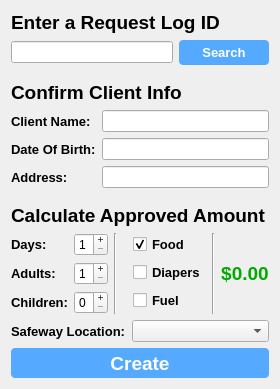
       <widget class="QWidget" name="fvTab">
        <attribute name="icon">
         <iconset resource="../Resources/resource.qrc">
          <normaloff>:/Images/cart.png</normaloff>:/Images/cart.png</iconset>
        </attribute>
        <attribute name="title">
         <string>Food Voucher</string>
        </attribute>
        <layout class="QVBoxLayout" name="verticalLayout_5">
         <item>
          <widget class="QLabel" name="searchLabel_2">
           <property name="font">
            <font>
             <pointsize>14</pointsize>
             <weight>75</weight>
             <bold>true</bold>
            </font>
           </property>
           <property name="text">
            <string>Enter a Request Log ID</string>
           </property>
          </widget>
         </item>
         <item>
          <layout class="QHBoxLayout" name="horizontalLayout_3">
           <item>
            <widget class="QLineEdit" name="searchLine_2">
             <property name="styleSheet">
              <string notr="true"/>
             </property>
             <property name="text">
              <string/>
             </property>
             <property name="placeholderText">
              <string/>
             </property>
            </widget>
           </item>
           <item>
            <widget class="QPushButton" name="searchButtonFV">
             <property name="minimumSize">
              <size>
               <width>90</width>
               <height>25</height>
              </size>
             </property>
             <property name="font">
              <font>
               <family>Arial</family>
               <pointsize>10</pointsize>
               <weight>75</weight>
               <italic>false</italic>
               <bold>true</bold>
               <kerning>true</kerning>
              </font>
             </property>
             <property name="styleSheet">
              <string notr="true">QPushButton:pressed { 
	border-radius: 4px; 
	background-color: rgb(66, 133, 200);
}

QPushButton {
    border: none;
	border-radius: 4px;
	background-color: rgb(85, 170, 255);
	font: 75 10pt &quot;Arial&quot;; 
	color: rgb(255, 255, 255);	
	font-weight: bold;
}</string>
             </property>
             <property name="text">
              <string>Search</string>
             </property>
             <property name="autoDefault">
              <bool>false</bool>
             </property>
             <property name="default">
              <bool>false</bool>
             </property>
             <property name="flat">
              <bool>false</bool>
             </property>
            </widget>
           </item>
          </layout>
         </item>
         <item>
          <spacer name="horizontalSpacer_4">
           <property name="orientation">
            <enum>Qt::Horizontal</enum>
           </property>
           <property name="sizeHint" stdset="0">
            <size>
             <width>40</width>
             <height>10</height>
            </size>
           </property>
          </spacer>
         </item>
         <item>
          <widget class="QLabel" name="confirmLabel_2">
           <property name="font">
            <font>
             <pointsize>14</pointsize>
             <weight>75</weight>
             <bold>true</bold>
            </font>
           </property>
           <property name="text">
            <string>Confirm Client Info</string>
           </property>
          </widget>
         </item>
         <item>
          <layout class="QHBoxLayout" name="horizontalLayout_4">
           <item>
            <layout class="QVBoxLayout" name="verticalLayout_3">
             <item>
              <widget class="QLabel" name="nameLabel_2">
               <property name="font">
                <font>
                 <pointsize>10</pointsize>
                 <weight>75</weight>
                 <bold>true</bold>
                </font>
               </property>
               <property name="text">
                <string>Client Name:</string>
               </property>
              </widget>
             </item>
             <item>
              <widget class="QLabel" name="dobLabel_2">
               <property name="font">
                <font>
                 <pointsize>10</pointsize>
                 <weight>75</weight>
                 <bold>true</bold>
                </font>
               </property>
               <property name="text">
                <string>Date Of Birth:</string>
               </property>
              </widget>
             </item>
             <item>
              <widget class="QLabel" name="addressLabel">
               <property name="font">
                <font>
                 <pointsize>10</pointsize>
                 <weight>75</weight>
                 <bold>true</bold>
                </font>
               </property>
               <property name="text">
                <string>Address:</string>
               </property>
              </widget>
             </item>
            </layout>
           </item>
           <item>
            <layout class="QVBoxLayout" name="verticalLayout_4">
             <item>
              <widget class="QLineEdit" name="nameLineFV">
               <property name="font">
                <font>
                 <pointsize>8</pointsize>
                 <italic>false</italic>
                 <stylestrategy>PreferAntialias</stylestrategy>
                </font>
               </property>
               <property name="styleSheet">
                <string notr="true"/>
               </property>
               <property name="readOnly">
                <bool>true</bool>
               </property>
              </widget>
             </item>
             <item>
              <widget class="QLineEdit" name="dobLineFV">
               <property name="font">
                <font>
                 <pointsize>8</pointsize>
                 <italic>false</italic>
                 <stylestrategy>PreferAntialias</stylestrategy>
                </font>
               </property>
               <property name="styleSheet">
                <string notr="true"/>
               </property>
               <property name="readOnly">
                <bool>true</bool>
               </property>
              </widget>
             </item>
             <item>
              <widget class="QLineEdit" name="addressLineFV">
               <property name="sizePolicy">
                <sizepolicy hsizetype="Expanding" vsizetype="Fixed">
                 <horstretch>0</horstretch>
                 <verstretch>0</verstretch>
                </sizepolicy>
               </property>
               <property name="font">
                <font>
                 <pointsize>8</pointsize>
                 <italic>false</italic>
                 <stylestrategy>PreferAntialias</stylestrategy>
                </font>
               </property>
               <property name="styleSheet">
                <string notr="true"/>
               </property>
               <property name="readOnly">
                <bool>true</bool>
               </property>
              </widget>
             </item>
            </layout>
           </item>
          </layout>
         </item>
         <item>
          <spacer name="horizontalSpacer_5">
           <property name="orientation">
            <enum>Qt::Horizontal</enum>
           </property>
           <property name="sizeHint" stdset="0">
            <size>
             <width>40</width>
             <height>10</height>
            </size>
           </property>
          </spacer>
         </item>
         <item>
          <widget class="QLabel" name="confirmLabel_3">
           <property name="font">
            <font>
             <pointsize>14</pointsize>
             <weight>75</weight>
             <bold>true</bold>
            </font>
           </property>
           <property name="text">
            <string>Calculate Approved Amount</string>
           </property>
          </widget>
         </item>
         <item>
          <layout class="QHBoxLayout" name="horizontalLayout_14">
           <item>
            <layout class="QVBoxLayout" name="verticalLayout_13">
             <item>
              <layout class="QHBoxLayout" name="horizontalLayout_15">
               <item>
                <widget class="QLabel" name="daysLabel_4">
                 <property name="font">
                  <font>
                   <pointsize>10</pointsize>
                   <weight>75</weight>
                   <bold>true</bold>
                  </font>
                 </property>
                 <property name="text">
                  <string>Days:</string>
                 </property>
                </widget>
               </item>
               <item>
                <widget class="QSpinBox" name="daysSpinBox">
                 <property name="sizePolicy">
                  <sizepolicy hsizetype="Fixed" vsizetype="Fixed">
                   <horstretch>0</horstretch>
                   <verstretch>0</verstretch>
                  </sizepolicy>
                 </property>
                 <property name="styleSheet">
                  <string notr="true"/>
                 </property>
                 <property name="buttonSymbols">
                  <enum>QAbstractSpinBox::PlusMinus</enum>
                 </property>
                 <property name="minimum">
                  <number>1</number>
                 </property>
                 <property name="maximum">
                  <number>4</number>
                 </property>
                </widget>
               </item>
              </layout>
             </item>
             <item>
              <layout class="QHBoxLayout" name="horizontalLayout_16">
               <item>
                <widget class="QLabel" name="daysLabel_5">
                 <property name="font">
                  <font>
                   <pointsize>10</pointsize>
                   <weight>75</weight>
                   <bold>true</bold>
                  </font>
                 </property>
                 <property name="text">
                  <string>Adults:</string>
                 </property>
                </widget>
               </item>
               <item>
                <widget class="QSpinBox" name="adultsSpinBox">
                 <property name="sizePolicy">
                  <sizepolicy hsizetype="Fixed" vsizetype="Fixed">
                   <horstretch>0</horstretch>
                   <verstretch>0</verstretch>
                  </sizepolicy>
                 </property>
                 <property name="styleSheet">
                  <string notr="true"/>
                 </property>
                 <property name="buttonSymbols">
                  <enum>QAbstractSpinBox::PlusMinus</enum>
                 </property>
                 <property name="minimum">
                  <number>1</number>
                 </property>
                 <property name="maximum">
                  <number>2</number>
                 </property>
                </widget>
               </item>
              </layout>
             </item>
             <item>
              <layout class="QHBoxLayout" name="horizontalLayout_17">
               <item>
                <widget class="QLabel" name="daysLabel_6">
                 <property name="font">
                  <font>
                   <pointsize>10</pointsize>
                   <weight>75</weight>
                   <bold>true</bold>
                  </font>
                 </property>
                 <property name="text">
                  <string>Children:</string>
                 </property>
                </widget>
               </item>
               <item>
                <widget class="QSpinBox" name="childrenSpinBox">
                 <property name="sizePolicy">
                  <sizepolicy hsizetype="Fixed" vsizetype="Fixed">
                   <horstretch>0</horstretch>
                   <verstretch>0</verstretch>
                  </sizepolicy>
                 </property>
                 <property name="styleSheet">
                  <string notr="true"/>
                 </property>
                 <property name="buttonSymbols">
                  <enum>QAbstractSpinBox::PlusMinus</enum>
                 </property>
                 <property name="maximum">
                  <number>7</number>
                 </property>
                </widget>
               </item>
              </layout>
             </item>
            </layout>
           </item>
           <item>
            <widget class="Line" name="line">
             <property name="orientation">
              <enum>Qt::Vertical</enum>
             </property>
            </widget>
           </item>
           <item>
            <layout class="QVBoxLayout" name="verticalLayout_12">
             <property name="leftMargin">
              <number>10</number>
             </property>
             <item>
              <widget class="QCheckBox" name="foodCheckBox">
               <property name="sizePolicy">
                <sizepolicy hsizetype="Fixed" vsizetype="Fixed">
                 <horstretch>0</horstretch>
                 <verstretch>0</verstretch>
                </sizepolicy>
               </property>
               <property name="font">
                <font>
                 <pointsize>10</pointsize>
                 <weight>75</weight>
                 <bold>true</bold>
                </font>
               </property>
               <property name="layoutDirection">
                <enum>Qt::LeftToRight</enum>
               </property>
               <property name="text">
                <string>Food</string>
               </property>
               <property name="checked">
                <bool>true</bool>
               </property>
              </widget>
             </item>
             <item>
              <widget class="QCheckBox" name="diapersCheckBox">
               <property name="sizePolicy">
                <sizepolicy hsizetype="Fixed" vsizetype="Fixed">
                 <horstretch>0</horstretch>
                 <verstretch>0</verstretch>
                </sizepolicy>
               </property>
               <property name="font">
                <font>
                 <pointsize>10</pointsize>
                 <weight>75</weight>
                 <bold>true</bold>
                </font>
               </property>
               <property name="layoutDirection">
                <enum>Qt::LeftToRight</enum>
               </property>
               <property name="text">
                <string>Diapers</string>
               </property>
               <property name="checked">
                <bool>false</bool>
               </property>
              </widget>
             </item>
             <item>
              <widget class="QCheckBox" name="fuelCheckBox">
               <property name="sizePolicy">
                <sizepolicy hsizetype="Fixed" vsizetype="Fixed">
                 <horstretch>0</horstretch>
                 <verstretch>0</verstretch>
                </sizepolicy>
               </property>
               <property name="font">
                <font>
                 <pointsize>10</pointsize>
                 <weight>75</weight>
                 <bold>true</bold>
                </font>
               </property>
               <property name="layoutDirection">
                <enum>Qt::LeftToRight</enum>
               </property>
               <property name="text">
                <string>Fuel</string>
               </property>
               <property name="checked">
                <bool>false</bool>
               </property>
              </widget>
             </item>
            </layout>
           </item>
           <item>
            <widget class="Line" name="line_2">
             <property name="orientation">
              <enum>Qt::Vertical</enum>
             </property>
            </widget>
           </item>
           <item>
            <widget class="QLabel" name="approvedAmountLabel">
             <property name="sizePolicy">
              <sizepolicy hsizetype="Preferred" vsizetype="Preferred">
               <horstretch>0</horstretch>
               <verstretch>0</verstretch>
              </sizepolicy>
             </property>
             <property name="font">
              <font>
               <pointsize>14</pointsize>
               <weight>75</weight>
               <bold>true</bold>
              </font>
             </property>
             <property name="styleSheet">
              <string notr="true">color: rgb(0, 170, 0)</string>
             </property>
             <property name="text">
              <string>$0.00</string>
             </property>
             <property name="alignment">
              <set>Qt::AlignCenter</set>
             </property>
             <property name="wordWrap">
              <bool>false</bool>
             </property>
            </widget>
           </item>
          </layout>
         </item>
         <item>
          <layout class="QHBoxLayout" name="horizontalLayout_6">
           <item>
            <widget class="QLabel" name="safewayLabel">
             <property name="sizePolicy">
              <sizepolicy hsizetype="Fixed" vsizetype="Preferred">
               <horstretch>0</horstretch>
               <verstretch>0</verstretch>
              </sizepolicy>
             </property>
             <property name="font">
              <font>
               <pointsize>10</pointsize>
               <weight>75</weight>
               <bold>true</bold>
              </font>
             </property>
             <property name="text">
              <string>Safeway Location:</string>
             </property>
            </widget>
           </item>
           <item>
            <widget class="QComboBox" name="safewayComboBox">
             <property name="sizePolicy">
              <sizepolicy hsizetype="Preferred" vsizetype="Fixed">
               <horstretch>0</horstretch>
               <verstretch>0</verstretch>
              </sizepolicy>
             </property>
            </widget>
           </item>
          </layout>
         </item>
         <item>
          <widget class="QPushButton" name="createFormBtn_2">
           <property name="minimumSize">
            <size>
             <width>0</width>
             <height>30</height>
            </size>
           </property>
           <property name="font">
            <font>
             <family>Arial</family>
             <pointsize>14</pointsize>
             <weight>75</weight>
             <italic>false</italic>
             <bold>true</bold>
            </font>
           </property>
           <property name="styleSheet">
            <string notr="true">QPushButton:pressed { 
	border-radius: 4px; 
	background-color: rgb(66, 133, 200);
}

QPushButton {
    border: none;
	border-radius: 4px;
	background-color: rgb(85, 170, 255);
	font: 75 14pt &quot;Arial&quot;; 
	color: rgb(255, 255, 255);	
	font-weight: bold;
}</string>
           </property>
           <property name="text">
            <string>Create</string>
           </property>
          </widget>
         </item>
        </layout>
       </widget>
